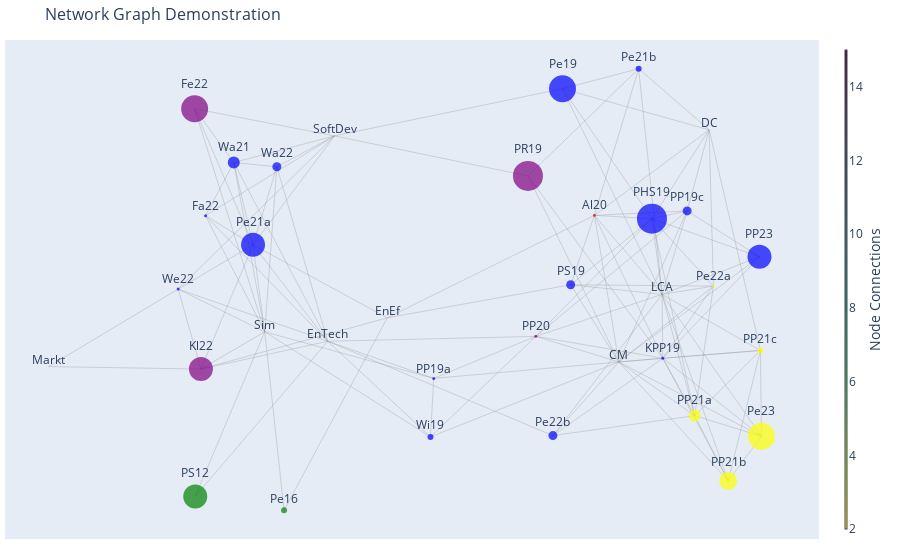

Here is the notebook cell this chart was saved with:
### Code cell
node_trace = go.Scatter(
    x=[],
    y=[],
    text=[],
    mode='markers+text',
    textposition="top center",

    hoverinfo='text',
    marker=dict(
        #symbol = "diamond",
        showscale=True,
        colorscale='viridis',
        reversescale=True,
        color=colors,
        size=[int(x)*3 for x in node_sizes],
        colorbar=dict(
            thickness=1,
            title='Node Connections',
            xanchor='left',
            titleside='right'
        ),
        line=dict(width=0)))
for node in G.nodes():
    x, y = G.nodes[node]['pos']
    node_trace['x'] += tuple([x])
    node_trace['y'] += tuple([y])
for node, adjacencies in enumerate(G.adjacency()):
    node_trace['marker']['color'] += tuple([len(adjacencies[1])])
    node_info = adjacencies[0]
    node_trace['text'] += tuple([node_info])
title = "Network Graph Demonstration"
fig = go.Figure(data=[edge_trace, node_trace],
                layout=go.Layout(
                title=title,
                titlefont=dict(size=16),
                showlegend=False,
                hovermode='closest',
                margin=dict(b=21, l=5, r=5, t=40),
                # annotations=[dict(
                #     text="Text Here",
                #     showarrow=False,
                #     xref="paper", yref="paper")],
                xaxis=dict(showgrid=False, zeroline=False,
                           showticklabels=False, mirror=True),
                yaxis=dict(showgrid=False, zeroline=False, showticklabels=False, mirror=True)))
fig.show()

### Figure 1 — Plotly figure (JSON) as saved in the notebook; plotly's stock layout.template omitted (floating-point values rounded to 4 significant figures; data arrays with more than 128 entries replaced by an {"elided": "..."} marker saying what was removed)
{"data": [{"hoverinfo": "none", "line": {"color": "#888", "width": 0.3}, "mode": "lines", "type": "scatter", "x": {"elided": "363 float values"}, "y": {"elided": "363 float values"}}, {"hoverinfo": "text", "marker": {"color": ["red", "blue", "purple", "purple", "blue", "green", "blue", "blue", "blue", "yellow", "blue", "yellow", "blue", "blue", "blue", "purple", "yellow", "yellow", "yellow", "blue", "purple", "green", "blue", "blue", "blue", "blue", "blue", "black", "black", "black", "black", "black", "black", "black", "black", 9, 5, 4, 6, 12, 2, 5, 10, 5, 7, 5, 6, 10, 5, 7, 8, 9, 6, 7, 5, 4, 2, 6, 7, 5, 6, 5, 15, 7, 5, 15, 11, 11, 8, 2], "colorbar": {"thickness": 1, "title": {"side": "right", "text": "Node Connections"}, "xanchor": "left"}, "colorscale": [[0, "#440154"], [0.1111, "#482878"], [0.2222, "#3e4989"], [0.3333, "#31688e"], [0.4444, "#26828e"], [0.5556, "#1f9e89"], [0.6667, "#35b779"], [0.7778, "#6ece58"], [0.8889, "#b5de2b"], [1, "#fde725"]], "line": {"width": 0}, "reversescale": true, "showscale": true, "size": [3, 3, 27, 24, 3, 6, 27, 24, 6, 3, 9, 27, 30, 3, 9, 3, 12, 18, 6, 24, 30, 24, 9, 12, 9, 3, 6, 0, 0, 0, 0, 0, 0, 0, 0]}, "mode": "markers+text", "text": ["Al20", "Fa22", "Fe22", "Kl22", "KPP19", "Pe16", "Pe19", "Pe21a", "Pe21b", "Pe22a", "Pe22b", "Pe23", "PHS19", "PP19a", "PP19c", "PP20", "PP21a", "PP21b", "PP21c", "PP23", "PR19", "PS12", "PS19", "Wa21", "Wa22", "We22", "Wi19", "CM", "DC", "EnEf", "LCA", "EnTech", "Sim", "SoftDev", "Markt"], "textposition": "top center", "type": "scatter", "x": [0.2787, -0.6324, -0.6581, -0.6433, 0.4388, -0.4485, 0.2039, -0.5212, 0.3824, 0.5575, 0.1814, 0.67, 0.4135, -0.09778, 0.496, 0.1413, 0.5137, 0.5921, 0.6677, 0.6654, 0.123, -0.6566, 0.223, -0.5663, -0.4654, -0.6967, -0.1055, 0.3358, 0.5474, -0.2067, 0.4373, -0.3462, -0.4938, -0.3303, -1], "y": [0.1262, 0.1257, 0.2981, -0.1215, -0.104, -0.3492, 0.3302, 0.07869, 0.3626, 0.01219, -0.2287, -0.2299, 0.1208, -0.1366, 0.1334, -0.06885, -0.1967, -0.3017, -0.09157, 0.05937, 0.1897, -0.3268, 0.01434, 0.2114, 0.2045, 0.007392, -0.231, -0.1101, 0.264, -0.03899, -0.001237, -0.07674, -0.0615, 0.2542, -0.1176]}], "layout": {"hovermode": "closest", "margin": {"b": 21, "l": 5, "r": 5, "t": 40}, "showlegend": false, "title": {"font": {"size": 16}, "text": "Network Graph Demonstration"}, "xaxis": {"mirror": true, "showgrid": false, "showticklabels": false, "zeroline": false}, "yaxis": {"mirror": true, "showgrid": false, "showticklabels": false, "zeroline": false}}}
